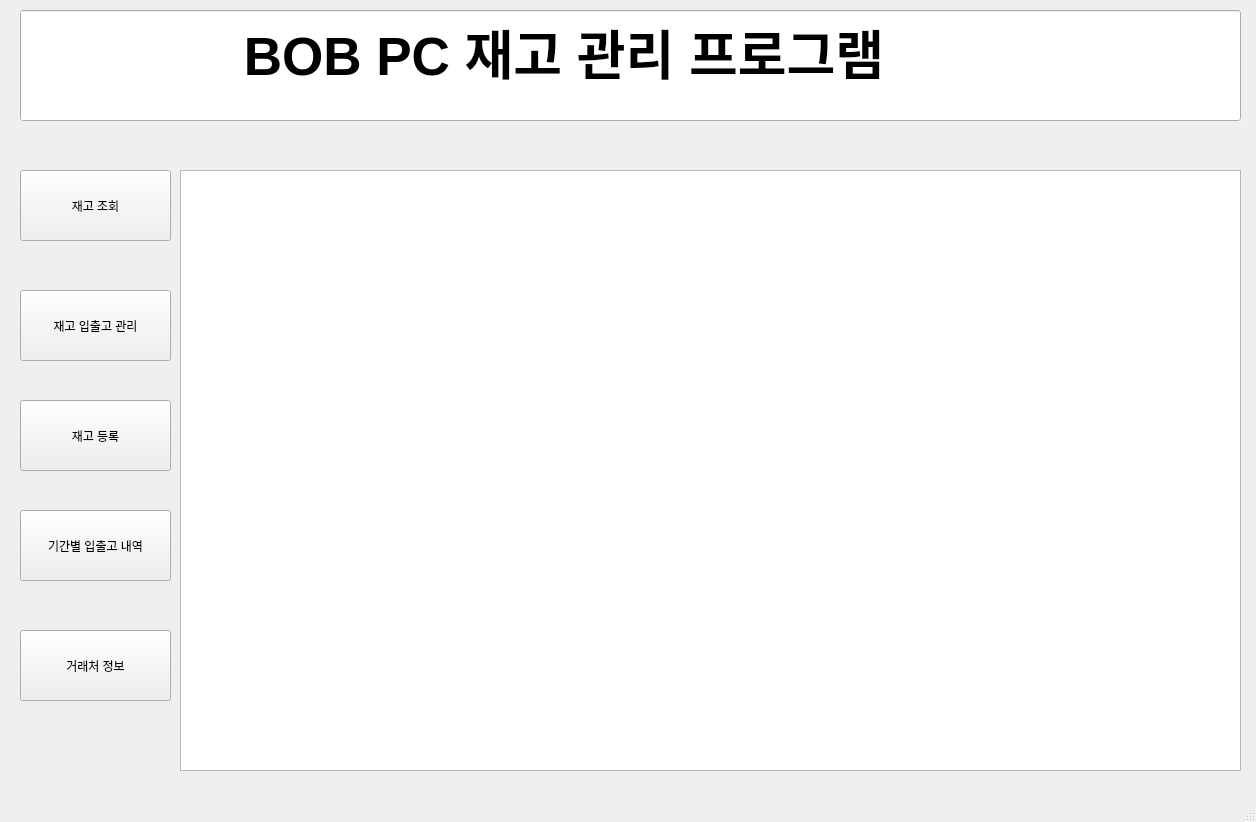
<?xml version="1.0" encoding="UTF-8"?>
<ui version="4.0">
 <class>MainWindow</class>
 <widget class="QMainWindow" name="MainWindow">
  <property name="geometry">
   <rect>
    <x>0</x>
    <y>0</y>
    <width>1256</width>
    <height>822</height>
   </rect>
  </property>
  <property name="windowTitle">
   <string>BoB PC 재고 관리 프로그램</string>
  </property>
  <widget class="QWidget" name="centralwidget">
   <widget class="QLineEdit" name="lineEdit">
    <property name="geometry">
     <rect>
      <x>20</x>
      <y>10</y>
      <width>1221</width>
      <height>111</height>
     </rect>
    </property>
    <property name="font">
     <font>
      <pointsize>40</pointsize>
      <weight>75</weight>
      <bold>true</bold>
     </font>
    </property>
    <property name="layoutDirection">
     <enum>Qt::LeftToRight</enum>
    </property>
    <property name="autoFillBackground">
     <bool>true</bool>
    </property>
    <property name="text">
     <string>               BOB PC 재고 관리 프로그램</string>
    </property>
   </widget>
   <widget class="QPlainTextEdit" name="plainTextEdit">
    <property name="geometry">
     <rect>
      <x>180</x>
      <y>170</y>
      <width>1061</width>
      <height>601</height>
     </rect>
    </property>
    <property name="plainText">
     <string/>
    </property>
   </widget>
   <widget class="QPushButton" name="pushButton_View">
    <property name="geometry">
     <rect>
      <x>20</x>
      <y>170</y>
      <width>151</width>
      <height>71</height>
     </rect>
    </property>
    <property name="text">
     <string>재고 조회</string>
    </property>
   </widget>
   <widget class="QPushButton" name="pushButton_manage">
    <property name="geometry">
     <rect>
      <x>20</x>
      <y>290</y>
      <width>151</width>
      <height>71</height>
     </rect>
    </property>
    <property name="text">
     <string>재고 입출고 관리</string>
    </property>
   </widget>
   <widget class="QPushButton" name="pushButton_enroll">
    <property name="geometry">
     <rect>
      <x>20</x>
      <y>400</y>
      <width>151</width>
      <height>71</height>
     </rect>
    </property>
    <property name="text">
     <string>재고 등록</string>
    </property>
   </widget>
   <widget class="QPushButton" name="pushButton_history">
    <property name="geometry">
     <rect>
      <x>20</x>
      <y>510</y>
      <width>151</width>
      <height>71</height>
     </rect>
    </property>
    <property name="text">
     <string>기간별 입출고 내역</string>
    </property>
   </widget>
   <widget class="QPushButton" name="pushButton_info">
    <property name="geometry">
     <rect>
      <x>20</x>
      <y>630</y>
      <width>151</width>
      <height>71</height>
     </rect>
    </property>
    <property name="text">
     <string>거래처 정보</string>
    </property>
   </widget>
  </widget>
  <widget class="QStatusBar" name="statusbar"/>
 </widget>
 <resources/>
 <connections/>
</ui>
